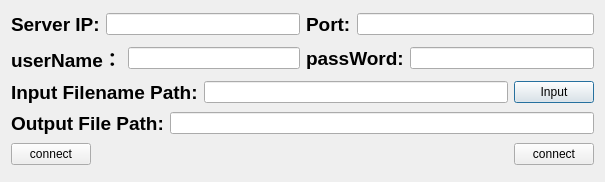
<?xml version="1.0" encoding="UTF-8"?>
<ui version="4.0">
 <class>TcpClientDialog</class>
 <widget class="QDialog" name="TcpClientDialog">
  <property name="geometry">
   <rect>
    <x>0</x>
    <y>0</y>
    <width>605</width>
    <height>182</height>
   </rect>
  </property>
  <property name="windowTitle">
   <string>TcpClientDialog</string>
  </property>
  <layout class="QVBoxLayout" name="verticalLayout">
   <item>
    <layout class="QHBoxLayout" name="horizontalLayout_5">
     <item>
      <layout class="QHBoxLayout" name="horizontalLayout_2">
       <item>
        <widget class="QLabel" name="serverIplabel">
         <property name="text">
          <string>&lt;html&gt;&lt;head/&gt;&lt;body&gt;&lt;p&gt;&lt;span style=&quot; font-size:14pt; font-weight:600;&quot;&gt;Server IP:&lt;/span&gt;&lt;/p&gt;&lt;/body&gt;&lt;/html&gt;</string>
         </property>
        </widget>
       </item>
       <item>
        <widget class="QLineEdit" name="iplineEdit">
         <property name="text">
          <string/>
         </property>
        </widget>
       </item>
      </layout>
     </item>
     <item>
      <layout class="QHBoxLayout" name="horizontalLayout">
       <item>
        <widget class="QLabel" name="portlabel">
         <property name="text">
          <string>&lt;html&gt;&lt;head/&gt;&lt;body&gt;&lt;p&gt;&lt;span style=&quot; font-size:14pt; font-weight:600;&quot;&gt;Port:&lt;/span&gt;&lt;/p&gt;&lt;/body&gt;&lt;/html&gt;</string>
         </property>
        </widget>
       </item>
       <item>
        <widget class="QLineEdit" name="portlineEdit">
         <property name="text">
          <string/>
         </property>
        </widget>
       </item>
      </layout>
     </item>
    </layout>
   </item>
   <item>
    <layout class="QHBoxLayout" name="horizontalLayout_9">
     <item>
      <layout class="QHBoxLayout" name="horizontalLayout_7">
       <item>
        <widget class="QLabel" name="userNamelabel">
         <property name="text">
          <string>&lt;html&gt;&lt;head/&gt;&lt;body&gt;&lt;p&gt;&lt;span style=&quot; font-size:14pt; font-weight:600;&quot;&gt;userName：&lt;/span&gt;&lt;/p&gt;&lt;/body&gt;&lt;/html&gt;</string>
         </property>
        </widget>
       </item>
       <item>
        <widget class="QLineEdit" name="userNamelineEdit"/>
       </item>
      </layout>
     </item>
     <item>
      <layout class="QHBoxLayout" name="horizontalLayout_8">
       <item>
        <widget class="QLabel" name="passWordlabel">
         <property name="text">
          <string>&lt;html&gt;&lt;head/&gt;&lt;body&gt;&lt;p&gt;&lt;span style=&quot; font-size:14pt; font-weight:600;&quot;&gt;passWord:&lt;/span&gt;&lt;/p&gt;&lt;/body&gt;&lt;/html&gt;</string>
         </property>
        </widget>
       </item>
       <item>
        <widget class="QLineEdit" name="passWordlineEdit"/>
       </item>
      </layout>
     </item>
    </layout>
   </item>
   <item>
    <layout class="QHBoxLayout" name="horizontalLayout_3">
     <item>
      <widget class="QLabel" name="inputlabel">
       <property name="text">
        <string>&lt;html&gt;&lt;head/&gt;&lt;body&gt;&lt;p&gt;&lt;span style=&quot; font-size:14pt; font-weight:600;&quot;&gt;Input Filename Path:&lt;/span&gt;&lt;/p&gt;&lt;/body&gt;&lt;/html&gt;</string>
       </property>
      </widget>
     </item>
     <item>
      <widget class="QLineEdit" name="inputfilelineEdit"/>
     </item>
     <item>
      <widget class="QPushButton" name="inputpushButton">
       <property name="styleSheet">
        <string notr="true">font: 75 14pt &quot;Arial&quot;;</string>
       </property>
       <property name="text">
        <string>Input</string>
       </property>
      </widget>
     </item>
    </layout>
   </item>
   <item>
    <layout class="QHBoxLayout" name="horizontalLayout_4">
     <item>
      <widget class="QLabel" name="outputlabel">
       <property name="text">
        <string>&lt;html&gt;&lt;head/&gt;&lt;body&gt;&lt;p&gt;&lt;span style=&quot; font-size:14pt; font-weight:600;&quot;&gt;Output File Path:&lt;/span&gt;&lt;/p&gt;&lt;/body&gt;&lt;/html&gt;</string>
       </property>
      </widget>
     </item>
     <item>
      <widget class="QLineEdit" name="outputlineEdit"/>
     </item>
    </layout>
   </item>
   <item>
    <layout class="QHBoxLayout" name="horizontalLayout_6">
     <item>
      <widget class="QPushButton" name="connectcomputepushButton">
       <property name="styleSheet">
        <string notr="true">font: 75 14pt &quot;Arial&quot;;</string>
       </property>
       <property name="text">
        <string>connect</string>
       </property>
      </widget>
     </item>
     <item>
      <spacer name="horizontalSpacer">
       <property name="orientation">
        <enum>Qt::Horizontal</enum>
       </property>
       <property name="sizeHint" stdset="0">
        <size>
         <width>40</width>
         <height>20</height>
        </size>
       </property>
      </spacer>
     </item>
     <item>
      <widget class="QPushButton" name="connectsshpushButton">
       <property name="styleSheet">
        <string notr="true">font: 75 14pt &quot;Arial&quot;;</string>
       </property>
       <property name="text">
        <string>connect</string>
       </property>
      </widget>
     </item>
    </layout>
   </item>
  </layout>
 </widget>
 <layoutdefault spacing="6" margin="11"/>
 <resources/>
 <connections/>
</ui>
